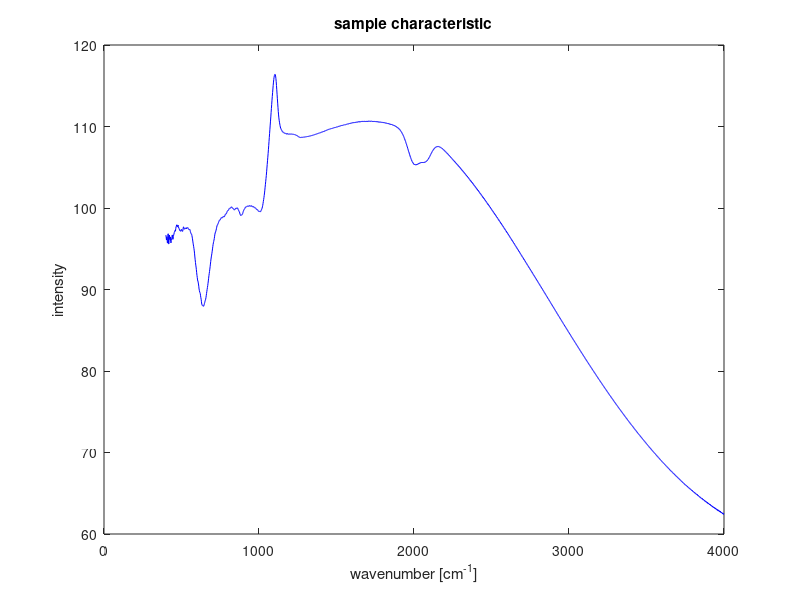

Write the MATLAB code that produced this figure. (Note: this script raises an error after producing the figure.)
fclose('all');clear('all');close('all')


global dirtosave

n0=1;
nc=3.42;

%browse data files
% index=0;
% while index~=4
%     [substratefilename,substratepath,index1]=uigetfile('*.csv','Select substrate file');
%     [sourcerefsubfilename,sourcerefsubpath,index2]=uigetfile('*.csv','Select source reference for substrate',substratepath);
%     [samplefilename,samplepath,index3]=uigetfile('*.csv','Select sample file',substratepath);
%     [sourcerefsamplefilename,sourcerefsamplepath,index4]=uigetfile('*.csv','Select source reference for sample',substratepath);
%     index=index1+index2+index3+index4;
% end

%choose directory to save all fits
dirtosave=uigetdir('','Select a directory to save, e.g. c1800');

%file locations
% substrateloc=strcat(substratepath,substratefilename);
% sourcerefsubloc=strcat(sourcerefsubpath,sourcerefsubfilename);
% sampleloc=strcat(samplepath,samplefilename);
% sourcerefsampleloc=strcat(sourcerefsamplepath,sourcerefsamplefilename);

%import files
% substrate=csvread(substrateloc);
% sourcerefsub=csvread(sourcerefsubloc);
sample=dlmread('250C_20190514.CSV',';');
% sourcerefsample=csvread(sourcerefsampleloc);

%check if data range is matching by only comparing first x-values and
%number of data points
% if substrate(1,1)==sourcerefsub(1,1) & sourcerefsub(1,1)==sample(1,1) & sample(1,1)==sourcerefsample(1,1) & size(substrate)==size(sourcerefsub) & size(sourcerefsub)==size(sample) & size(sample)==size(sourcerefsample)
%     
% else
%     error(':( Data range is not matching. Please make sure that the files contain the same x-values :(')
% end

%calculate characteristic of sample
wavenumbers=sample(:,1);
intensities=sample(:,2);

%info filesize
filesize=size(wavenumbers);

%plot sample characteristics
plot(wavenumbers,intensities,'b')
title('sample characteristic')
ylabel('intensity')
xlabel('wavenumber [cm^{-1}]')
%print('-dpng', [dirtosave '\samplewholerange.png'])
hold on

%begin of program structure------------------------------------------------
endprogram='n';
while endprogram=='n'
    %menu
    pgmstructure=menu('FTIR analysis','Fit background','Fit 630 peak','Fit LSM & HSM','End fitting, save and display results','Quit');
    
    switch pgmstructure

%---background--------------------------------------------------

    case(1)
        
        [parafitbg,errorfitbg,goodnessbg,outputbg,waventofit,intensitiestofit]=background(n0,nc,wavenumbers,intensities,filesize);
        
        %fitted parameters-------------------------------
        nfitbg=parafitbg(1,1);
        dfitbg=parafitbg(1,2);
        c1fitbg=parafitbg(1,3);
        c2fitbg=parafitbg(1,4);
        c1start=num2str(c1fitbg);%transform to a string for later peak fitting
        c2start=num2str(c2fitbg);%transform to a string for later peak fitting
          
	%calculation of their errormargins--------------------------
	J=outputbg.Jacobian;
	S=inv(J'*J);
	redchisquarebg=goodnessbg.sse/goodnessbg.dfe;
	nerrorfitbg=sqrt(S(1,1)*redchisquarebg);
	derrorfitbg=sqrt(S(2,2)*redchisquarebg);
	c1errorfitbg=sqrt(S(3,3)*redchisquarebg);
	c2errorfitbg=sqrt(S(4,4)*redchisquarebg);
	       
        %goodness of fit statistics----------------------
	%reduced chi^2
	redchisquarebg=goodnessbg.sse/goodnessbg.dfe;
	%deg of freedom adjusted coefficient of determination
	adjrsquarebg=goodnessbg.adjrsquare;

	%save fitted data--------------------------------
	waventofitbg=waventofit;
	intensitiestofitbg=intensitiestofit;
	fittedintensitiesbg=backgroundfitfunction(waventofitbg,nfitbg,dfitbg,c1fitbg,c2fitbg,n0,nc);
	filebgfit=[waventofitbg.',intensitiestofitbg.',fittedintensitiesbg.'];
	csvwrite([dirtosave '\bgfit.dat'],filebgfit);
        

%---630peak-----------------------------------------------------

    case(2)

	[parafit630,errorfit630,goodness630,output630,waventofit,intensitiestofit]=peak630(n0,nc,wavenumbers,intensities,filesize,c1start,c2start,nfitbg,dfitbg);

	%fitted parameters-------------------------------
	c1fit630=parafit630(1,1);
	c2fit630=parafit630(1,2);
	s1fit630=parafit630(1,3);
	f1fit630=parafit630(1,4);
	i1fit630=parafit630(1,5);

	%calculation of their errormargins--------------------------
	J=output630.Jacobian;
	S=inv(J'*J);
	redchisquare630=goodness630.sse/goodness630.dfe;
	c1errorfit630=sqrt(S(1,1)*redchisquare630);
	c2errorfit630=sqrt(S(2,2)*redchisquare630);
	s1errorfit630=sqrt(S(3,3)*redchisquare630);
	f1errorfit630=sqrt(S(4,4)*redchisquare630);
	i1errorfit630=sqrt(S(5,5)*redchisquare630);
	       
        %goodness of fit statistics----------------------
	%reduced chi^2
	redchisquare630=goodness630.sse/goodness630.dfe;
	%deg of freedom adjusted coefficient of determination
	adjrsquare630=goodness630.adjrsquare;

	%save fitted data----------------------------------
	waventofit630=waventofit;
	intensitiestofit630=intensitiestofit;
	fittedintensities630=peak630fitfunction(waventofit630,n0,nc,nfitbg,dfitbg,c1fit630,c2fit630,s1fit630,f1fit630,i1fit630);
	file630fit=[waventofit630.',intensitiestofit630.',fittedintensities630.'];
	csvwrite([dirtosave '\630fit.dat'],file630fit);


%---fit LSM & HSM-----------------------------------------------

    case(3)

	[parafitLSMHSM,errorfitLSMHSM,goodnessLSMHSM,outputLSMHSM,waventofit,intensitiestofit]= LSMHSM(n0,nc,wavenumbers,intensities,filesize,c1start,c2start,nfitbg,dfitbg);

	%fitted parameters---------------------------------
	c1fitLSMHSM=parafitLSMHSM(1,1);
	c2fitLSMHSM=parafitLSMHSM(1,2);
	s1fitLSMHSM=parafitLSMHSM(1,3);
	f1fitLSMHSM=parafitLSMHSM(1,4);
	i1fitLSMHSM=parafitLSMHSM(1,5);
	s2fitLSMHSM=parafitLSMHSM(1,6);
	f2fitLSMHSM=parafitLSMHSM(1,7);
	i2fitLSMHSM=parafitLSMHSM(1,8);

	%calculation of their errormargins--------------------------
	J=outputLSMHSM.Jacobian;
	S=inv(J'*J);
	redchisquareLSMHSM=goodnessLSMHSM.sse/goodnessLSMHSM.dfe;
	c1errorfitLSMHSM=sqrt(S(1,1)*redchisquareLSMHSM);
	c2errorfitLSMHSM=sqrt(S(2,2)*redchisquareLSMHSM);
	s1errorfitLSMHSM=sqrt(S(3,3)*redchisquareLSMHSM);
	f1errorfitLSMHSM=sqrt(S(4,4)*redchisquareLSMHSM);
	i1errorfitLSMHSM=sqrt(S(5,5)*redchisquareLSMHSM);
	s2errorfitLSMHSM=sqrt(S(6,6)*redchisquareLSMHSM);
	f2errorfitLSMHSM=sqrt(S(7,7)*redchisquareLSMHSM);
	i2errorfitLSMHSM=sqrt(S(8,8)*redchisquareLSMHSM);
	       
        %goodness of fit statistics----------------------
	%reduced chi^2
	redchisquareLSMHSM=goodnessLSMHSM.sse/goodnessLSMHSM.dfe;
	%deg of freedom adjusted coefficient of determination
	adjrsquareLSMHSM=goodnessLSMHSM.adjrsquare;

	%save fitted data----------------------------------
	waventofitLSMHSM=waventofit;
	intensitiestofitLSMHSM=intensitiestofit;
	fittedintensitiesLSMHSM=LSMHSMfitfunction(waventofitLSMHSM,n0,nc,nfitbg,dfitbg,c1fitLSMHSM,c2fitLSMHSM,s1fitLSMHSM,...
        f1fitLSMHSM,i1fitLSMHSM,s2fitLSMHSM,f2fitLSMHSM,i2fitLSMHSM);
	fileLSMHSMfit=[waventofitLSMHSM.',intensitiestofitLSMHSM.',fittedintensitiesLSMHSM.'];
	csvwrite([dirtosave '\LSMHSMfit.dat'],fileLSMHSMfit);

%---end fitting,saving-------------------------------------------------

    case(4)
        
%---saving all fitted parameters---------------------------

    fileparafit={'red chi^2 bg','adj R^2 bg','n','error','d','error','c1 bg','error','c2 bg','error','n0','nc','-','-','-','-','-','-';...
        redchisquarebg,adjrsquarebg,nfitbg,nerrorfitbg,dfitbg,derrorfitbg,c1fitbg,c1errorfitbg,c2fitbg,c2errorfitbg,...
        n0,nc,'-','-','-','-','-','-';'red chi^2 630','adj R^2 630','c1630','error','c2630','error','s1630','error','f1630','error',...
        'i1630','error','-','-','-','-','-','-';redchisquare630,adjrsquare630,c1fit630,c1errorfit630,c2fit630,...
        c2errorfit630,s1fit630,s1errorfit630,f1fit630,f1errorfit630,i1fit630,i1errorfit630,'-','-','-','-','-','-';...
        'red chi^2 LSMHSM','adj R^2 LSMHSM','c1LSMHSM','error','c2LSMHSM','error','sLSM','error','sHSM','error','fLSM','error',...
        'fHSM','error','iLSM','error','iHSM','error';redchisquareLSMHSM,adjrsquareLSMHSM,c1fitLSMHSM,c1errorfitLSMHSM,c2fitLSMHSM,c2errorfitLSMHSM,s1fitLSMHSM,...
        s1errorfitLSMHSM,s2fitLSMHSM,s2errorfitLSMHSM,f1fitLSMHSM,f1errorfitLSMHSM,f2fitLSMHSM,f2errorfitLSMHSM,i1fitLSMHSM,...
        i1errorfitLSMHSM,i2fitLSMHSM,i2errorfitLSMHSM};
%     xlswrite([dirtosave '\allpara.xls'],fileparafit);

%---calculating H content and saving for excel--------------
    hcontent630=4*pi*i1fit630*1.6e19/5.3e22*100;
    hcontentLSM=4*pi*i1fitLSMHSM*9.1e19/5.3e22*100;
    hcontentHSM=4*pi*i2fitLSMHSM*9.1e19/5.3e22*100;
    errorhcontent630=4*pi*i1errorfit630*1.6e19/5.3e22*100;
    errorhcontentLSM=4*pi*i1errorfitLSMHSM*9.1e19/5.3e22*100;
    errorhcontentHSM=4*pi*i2errorfitLSMHSM*9.1e19/5.3e22*100;
    rstar=i2fitLSMHSM/(i1fitLSMHSM+i2fitLSMHSM);
    errorrstar=(i2fitLSMHSM/(i1fitLSMHSM+i2fitLSMHSM)^2)*i1errorfitLSMHSM+(((i1fitLSMHSM+i2fitLSMHSM)-i2fitLSMHSM)/(i1fitLSMHSM+i2fitLSMHSM)^2)*i2errorfitLSMHSM;

    fileresname=fopen([dirtosave '\results.txt'],'wt');
    fprintf(fileresname,'hcontent630\t errorhcontent630\t hcontentLSM\t errorhcontentLSM\t hcontentHSM\t errorhcontentHSM\t rstar\t errorrstar\r');
    fileres=[hcontent630, errorhcontent630, hcontentLSM, errorhcontentLSM, hcontentHSM, errorhcontentHSM, rstar, errorrstar];
    fprintf(fileresname,'%e\t %e\t %e\t %e\t %e\t %e\t %e\t %e\r',fileres);
    fclose(fileresname);
    %dlmwrite([dirtosave '\results.txt'],fileres,'\t');
    
%---quit program-----------------------------------------------

        case(5)
            
            endprogram='y';

    end%of switch pgmstructure

end%of program loop
